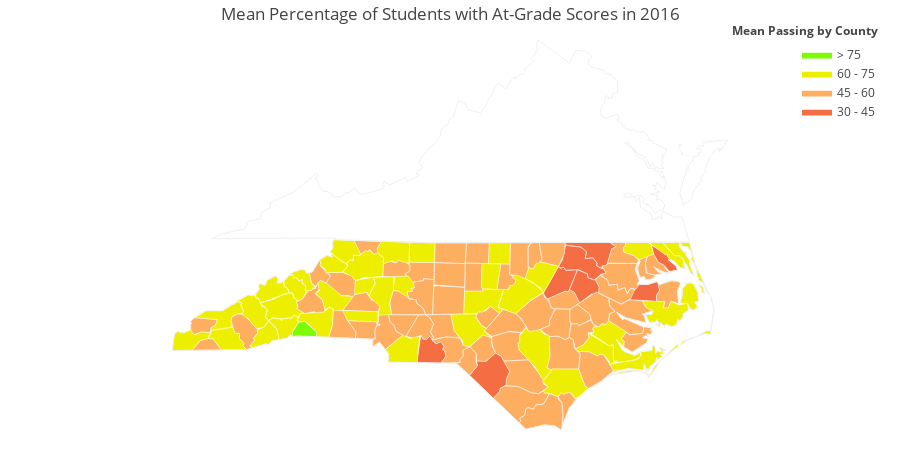

Source (notebook cell):
### Code cell
final16 = final[final.year == 2016]

glp_16 = final16.groupby('County name')['pct_glp'].agg('mean')
fips16= final16.groupby('County name')['FIPS'].agg('unique')

mean_glp = glp_16.tolist()
fips = fips16.tolist()

colorscale = [
    'rgb(165,0,38)',
    'rgb(244,109,67)',
    'rgb(253,174,97)',
    'rgb(238,238,0)',
    'rgb(124,252,0)',
    'rgb(48,128,20)'
]

fig = ff.create_choropleth(
    fips=fips, values=mean_glp, scope=['North Carolina', 'Virginia'],
     binning_endpoints=[30, 45, 60, 75], colorscale=colorscale,
    county_outline={'color': 'rgb(255,255,255)', 'width': 0.5}, round_legend_values=True,
    legend_title='Mean Passing by County', title="Mean Percentage of Students with At-Grade Scores in 2016"
)
py.offline.iplot(fig, filename='choropleth_nc_and_surr_states_outlines')

### Figure 1 — Plotly figure (JSON) as saved in the notebook; plotly's stock layout.template omitted (floating-point values rounded to 4 significant figures; data arrays with more than 128 entries replaced by an {"elided": "..."} marker saying what was removed)
{"data": [{"fill": "toself", "fillcolor": "rgb(165,0,38)", "hoverinfo": "none", "line": {"color": "rgb(255,255,255)", "width": 0.5}, "mode": "lines", "name": "< 30", "type": "scatter", "uid": "dc800927-58cd-4573-a91e-5eb5651909f5", "x": [], "y": []}, {"fill": "toself", "fillcolor": "rgb(244,109,67)", "hoverinfo": "none", "line": {"color": "rgb(255,255,255)", "width": 0.5}, "mode": "lines", "name": "30 - 45", "type": "scatter", "uid": "46f4f127-454a-4523-8e74-e76bfcd0a416", "x": [-80.31, -80.26, -80.23, -80.17, -80.11, -80.02, -79.93, -79.88, -79.9, -79.86, -79.85, -79.93, -80.32, -80.31, null, -77.83, -77.7, -77.53, -77.53, -77.4, -77.34, -77.35, -77.47, -77.67, -77.75, -77.83, null, -78.01, -77.94, -77.89, -77.64, -77.55, -77.57, -77.44, -77.38, -77.39, -77.26, -77.23, -77.31, -77.42, -77.53, -77.53, -77.68, -77.89, -77.92, -77.98, -78.01, null, -78.26, -78.01, -77.98, -77.92, -77.89, -77.7, -77.84, -77.9, -78.2, -78.26, null, -77.9, -77.17, -77.07, -77.14, -77.21, -77.23, -77.3, -77.3, -77.39, -77.38, -77.44, -77.57, -77.55, -77.64, -77.9, -77.9, null, -76.49, -76.23, -76.22, -76.18, -76.22, -76.08, -76.06, -76.19, -76.29, -76.38, -76.45, -76.49, null, -79.46, -79.33, -79.35, -79.19, -79.04, -78.94, -78.81, -78.86, -78.85, -78.96, -78.97, -79.07, -79.46, null, -76.85, -76.78, -76.69, -76.55, -76.4, -76.37, -76.35, -76.41, -76.41, -76.85, null], "y": [34.91, 35.21, 35.16, 35.15, 35.19, 35.09, 35.12, 35.04, 35.01, 34.98, 34.9, 34.81, 34.81, 34.91, null, 35.87, 36.15, 36.09, 36.04, 36.0, 35.91, 35.82, 35.8, 35.67, 35.83, 35.87, null, 36.2, 36.3, 36.51, 36.48, 36.41, 36.31, 36.32, 36.25, 36.21, 36.16, 36.11, 36.09, 36.0, 36.04, 36.09, 36.15, 36.14, 36.19, 36.18, 36.2, null, 35.82, 36.2, 36.18, 36.19, 36.14, 36.15, 35.84, 35.84, 35.73, 35.82, null, 36.54, 36.55, 36.48, 36.46, 36.25, 36.21, 36.21, 36.16, 36.21, 36.25, 36.32, 36.31, 36.41, 36.48, 36.5, 36.54, null, 36.51, 36.37, 36.33, 36.32, 36.3, 36.2, 36.15, 36.13, 36.22, 36.26, 36.36, 36.51, null, 34.63, 34.77, 34.84, 34.83, 34.95, 34.9, 34.69, 34.56, 34.5, 34.44, 34.4, 34.3, 34.63, null, 35.72, 35.85, 35.94, 35.94, 35.98, 35.95, 35.86, 35.79, 35.7, 35.72, null]}, {"fill": "toself", "fillcolor": "rgb(253,174,97)", "hoverinfo": "none", "line": {"color": "rgb(255,255,255)", "width": 0.5}, "mode": "lines", "name": "45 - 60", "type": "scatter", "uid": "6cc2b719-0474-4aa5-9b2b-e75377baa552", "x": {"elided": "694 float values"}, "y": {"elided": "694 float values"}}, {"fill": "toself", "fillcolor": "rgb(238,238,0)", "hoverinfo": "none", "line": {"color": "rgb(255,255,255)", "width": 0.5}, "mode": "lines", "name": "60 - 75", "type": "scatter", "uid": "66ab242b-864f-4bb8-8b81-fed384cc0e06", "x": {"elided": "672 float values"}, "y": {"elided": "672 float values"}}, {"fill": "toself", "fillcolor": "rgb(124,252,0)", "hoverinfo": "none", "line": {"color": "rgb(255,255,255)", "width": 0.5}, "mode": "lines", "name": "> 75", "type": "scatter", "uid": "80f8c996-f9f8-478b-8c0c-82beab0d4a81", "x": [-82.36, -82.26, -82.16, -81.96, -81.97, -82.33, -82.35, -82.36, null], "y": [35.24, 35.39, 35.41, 35.25, 35.19, 35.19, 35.19, 35.24, null]}, {"hoverinfo": "text", "legendgroup": "centroids", "marker": {"color": "white", "opacity": 0}, "mode": "markers", "name": "US Counties", "selected": {"marker": {"color": "white", "opacity": 1, "size": 3}}, "showlegend": false, "text": ["County: Onslow<br>State: North Carolina<br>FIPS: 37133<br>Value: 57.367647058823536", "County: Onslow<br>State: North Carolina<br>FIPS: 37133<br>Value: 57.367647058823536", "County: Onslow<br>State: North Carolina<br>FIPS: 37133<br>Value: 57.367647058823536", "County: Hyde<br>State: North Carolina<br>FIPS: 37095<br>Value: 60.5", "County: Hyde<br>State: North Carolina<br>FIPS: 37095<br>Value: 60.5", "County: Hyde<br>State: North Carolina<br>FIPS: 37095<br>Value: 60.5", "County: Hyde<br>State: North Carolina<br>FIPS: 37095<br>Value: 60.5", "County: Dare<br>State: North Carolina<br>FIPS: 37055<br>Value: 63.60909090909092", "County: Dare<br>State: North Carolina<br>FIPS: 37055<br>Value: 63.60909090909092", "County: Dare<br>State: North Carolina<br>FIPS: 37055<br>Value: 63.60909090909092", "County: Dare<br>State: North Carolina<br>FIPS: 37055<br>Value: 63.60909090909092", "County: Carteret<br>State: North Carolina<br>FIPS: 37031<br>Value: 71.20588235294116", "County: Carteret<br>State: North Carolina<br>FIPS: 37031<br>Value: 71.20588235294116", "County: Carteret<br>State: North Carolina<br>FIPS: 37031<br>Value: 71.20588235294116", "County: Carteret<br>State: North Carolina<br>FIPS: 37031<br>Value: 71.20588235294116", "County: Carteret<br>State: North Carolina<br>FIPS: 37031<br>Value: 71.20588235294116", "County: Carteret<br>State: North Carolina<br>FIPS: 37031<br>Value: 71.20588235294116", "County: Carteret<br>State: North Carolina<br>FIPS: 37031<br>Value: 71.20588235294116", "County: Alamance<br>State: North Carolina<br>FIPS: 37001<br>Value: 53.6657894736842", "County: Alexander<br>State: North Carolina<br>FIPS: 37003<br>Value: 63.15", "County: Alleghany<br>State: North Carolina<br>FIPS: 37005<br>Value: 56.475", "County: Anson<br>State: North Carolina<br>FIPS: 37007<br>Value: 44.64545454545454", "County: Ashe<br>State: North Carolina<br>FIPS: 37009<br>Value: 64.05999999999999", "County: Avery<br>State: North Carolina<br>FIPS: 37011<br>Value: 59.94615384615384", "County: Beaufort<br>State: North Carolina<br>FIPS: 37013<br>Value: 52.199999999999996", "County: Bertie<br>State: North Carolina<br>FIPS: 37015<br>Value: 52.2625", "County: Bladen<br>State: North Carolina<br>FIPS: 37017<br>Value: 53.12307692307692", "County: Brunswick<br>State: North Carolina<br>FIPS: 37019<br>Value: 56.99499999999999", "County: Buncombe<br>State: North Carolina<br>FIPS: 37021<br>Value: 62.94117647058823", "County: Burke<br>State: North Carolina<br>FIPS: 37023<br>Value: 61.4925925925926", "County: Cabarrus<br>State: North Carolina<br>FIPS: 37025<br>Value: 57.26590909090908", "County: Caldwell<br>State: North Carolina<br>FIPS: 37027<br>Value: 58.65384615384615", "County: Camden<br>State: North Carolina<br>FIPS: 37029<br>Value: 68.19999999999999", "County: Caswell<br>State: North Carolina<br>FIPS: 37033<br>Value: 47.1", "County: Catawba<br>State: North Carolina<br>FIPS: 37035<br>Value: 58.760465116279065", "County: Chatham<br>State: North Carolina<br>FIPS: 37037<br>Value: 60.96315789473684", "County: Cherokee<br>State: North Carolina<br>FIPS: 37039<br>Value: 63.800000000000004", "County: Chowan<br>State: North Carolina<br>FIPS: 37041<br>Value: 52.166666666666664", "County: Clay<br>State: North Carolina<br>FIPS: 37043<br>Value: 55.56666666666666", "County: Cleveland<br>State: North Carolina<br>FIPS: 37045<br>Value: 57.1344827586207", "County: Columbus<br>State: North Carolina<br>FIPS: 37047<br>Value: 52.765217391304354", "County: Craven<br>State: North Carolina<br>FIPS: 37049<br>Value: 64.02799999999999", "County: Cumberland<br>State: North Carolina<br>FIPS: 37051<br>Value: 57.11428571428571", "County: Currituck<br>State: North Carolina<br>FIPS: 37053<br>Value: 64.60000000000001", "County: Davidson<br>State: North Carolina<br>FIPS: 37057<br>Value: 58.126666666666665", "County: Davie<br>State: North Carolina<br>FIPS: 37059<br>Value: 62.63333333333333", "County: Duplin<br>State: North Carolina<br>FIPS: 37061<br>Value: 46.09374999999999", "County: Durham<br>State: North Carolina<br>FIPS: 37063<br>Value: 48.055", "County: Edgecombe<br>State: North Carolina<br>FIPS: 37065<br>Value: 34.761538461538464", "County: Forsyth<br>State: North Carolina<br>FIPS: 37067<br>Value: 49.584999999999994", "County: Franklin<br>State: North Carolina<br>FIPS: 37069<br>Value: 61.05625", "County: Gaston<br>State: North Carolina<br>FIPS: 37071<br>Value: 54.119607843137246", "County: Gates<br>State: North Carolina<br>FIPS: 37073<br>Value: 60.239999999999995", "County: Graham<br>State: North Carolina<br>FIPS: 37075<br>Value: 56.199999999999996", "County: Granville<br>State: North Carolina<br>FIPS: 37077<br>Value: 54.32941176470589", "County: Greene<br>State: North Carolina<br>FIPS: 37079<br>Value: 50.67999999999999", "County: Guilford<br>State: North Carolina<br>FIPS: 37081<br>Value: 54.21875", "County: Halifax<br>State: North Carolina<br>FIPS: 37083<br>Value: 42.04444444444445", "County: Harnett<br>State: North Carolina<br>FIPS: 37085<br>Value: 51.24166666666668", "County: Haywood<br>State: North Carolina<br>FIPS: 37087<br>Value: 68.24000000000001", "County: Henderson<br>State: North Carolina<br>FIPS: 37089<br>Value: 69.6625", "County: Hertford<br>State: North Carolina<br>FIPS: 37091<br>Value: 48.3", "County: Hoke<br>State: North Carolina<br>FIPS: 37093<br>Value: 55.33076923076922", "County: Iredell<br>State: North Carolina<br>FIPS: 37097<br>Value: 61.71333333333334", "County: Jackson<br>State: North Carolina<br>FIPS: 37099<br>Value: 53.98", "County: Johnston<br>State: North Carolina<br>FIPS: 37101<br>Value: 56.859090909090895", "County: Jones<br>State: North Carolina<br>FIPS: 37103<br>Value: 64.89999999999999", "County: Lee<br>State: North Carolina<br>FIPS: 37105<br>Value: 54.41333333333333", "County: Lenoir<br>State: North Carolina<br>FIPS: 37107<br>Value: 45.43333333333333", "County: Lincoln<br>State: North Carolina<br>FIPS: 37109<br>Value: 63.78260869565217", "County: Macon<br>State: North Carolina<br>FIPS: 37113<br>Value: 60.33636363636363", "County: Madison<br>State: North Carolina<br>FIPS: 37115<br>Value: 72.4", "County: Martin<br>State: North Carolina<br>FIPS: 37117<br>Value: 47.14", "County: McDowell<br>State: North Carolina<br>FIPS: 37111<br>Value: 59.666666666666664", "County: Mecklenburg<br>State: North Carolina<br>FIPS: 37119<br>Value: 59.00416666666667", "County: Mitchell<br>State: North Carolina<br>FIPS: 37121<br>Value: 65.23333333333333", "County: Montgomery<br>State: North Carolina<br>FIPS: 37123<br>Value: 45.14", "County: Moore<br>State: North Carolina<br>FIPS: 37125<br>Value: 60.72608695652174", "County: Nash<br>State: North Carolina<br>FIPS: 37127<br>Value: 42.74", "County: New Hanover<br>State: North Carolina<br>FIPS: 37129<br>Value: 59.699999999999974", "County: Northampton<br>State: North Carolina<br>FIPS: 37131<br>Value: 36.285714285714285", "County: Orange<br>State: North Carolina<br>FIPS: 37135<br>Value: 68.16874999999997", "County: Pamlico<br>State: North Carolina<br>FIPS: 37137<br>Value: 58.300000000000004", "County: Pasquotank<br>State: North Carolina<br>FIPS: 37139<br>Value: 41.35", "County: Pender<br>State: North Carolina<br>FIPS: 37141<br>Value: 62.18666666666666", "County: Perquimans<br>State: North Carolina<br>FIPS: 37143<br>Value: 58.23333333333333", "County: Person<br>State: North Carolina<br>FIPS: 37145<br>Value: 61.46666666666666", "County: Pitt<br>State: North Carolina<br>FIPS: 37147<br>Value: 48.02941176470589", "County: Polk<br>State: North Carolina<br>FIPS: 37149<br>Value: 76.81428571428572", "County: Randolph<br>State: North Carolina<br>FIPS: 37151<br>Value: 58.07435897435899", "County: Richmond<br>State: North Carolina<br>FIPS: 37153<br>Value: 53.25000000000001", "County: Robeson<br>State: North Carolina<br>FIPS: 37155<br>Value: 41.37857142857141", "County: Rockingham<br>State: North Carolina<br>FIPS: 37157<br>Value: 56.77692307692307", "County: Rowan<br>State: North Carolina<br>FIPS: 37159<br>Value: 46.282857142857154", "County: Rutherford<br>State: North Carolina<br>FIPS: 37161<br>Value: 63.56500000000001", "County: Sampson<br>State: North Carolina<br>FIPS: 37163<br>Value: 65.24545454545454", "County: Scotland<br>State: North Carolina<br>FIPS: 37165<br>Value: 51.991666666666674", "County: Stanly<br>State: North Carolina<br>FIPS: 37167<br>Value: 55.75238095238096", "County: Stokes<br>State: North Carolina<br>FIPS: 37169<br>Value: 61.30526315789472", "County: Surry<br>State: North Carolina<br>FIPS: 37171<br>Value: 69.03846153846153", "County: Swain<br>State: North Carolina<br>FIPS: 37173<br>Value: 61.86", "County: Transylvania<br>State: North Carolina<br>FIPS: 37175<br>Value: 62.05", "County: Tyrrell<br>State: North Carolina<br>FIPS: 37177<br>Value: 46.333333333333336", "County: Union<br>State: North Carolina<br>FIPS: 37179<br>Value: 69.98113207547168", "County: Vance<br>State: North Carolina<br>FIPS: 37181<br>Value: 48.25555555555555", "County: Wake<br>State: North Carolina<br>FIPS: 37183<br>Value: 65.68100558659216", "County: Warren<br>State: North Carolina<br>FIPS: 37185<br>Value: 46.73333333333333", "County: Washington<br>State: North Carolina<br>FIPS: 37187<br>Value: 44.550000000000004", "County: Watauga<br>State: North Carolina<br>FIPS: 37189<br>Value: 69.16", "County: Wayne<br>State: North Carolina<br>FIPS: 37191<br>Value: 45.34000000000001", "County: Wilkes<br>State: North Carolina<br>FIPS: 37193<br>Value: 62.247826086956515", "County: Wilson<br>State: North Carolina<br>FIPS: 37195<br>Value: 49.338461538461544", "County: Yadkin<br>State: North Carolina<br>FIPS: 37197<br>Value: 59.92857142857143", "County: Yancey<br>State: North Carolina<br>FIPS: 37199<br>Value: 72.5"], "type": "scatter", "uid": "adff4a22-affd-4b71-98d7-f998962e6d17", "unselected": {"marker": {"opacity": 0}}, "x": [[-77.14], [-77.21], [-77.43], [-75.75], [-75.92], [-76.27], [-76.25], [-75.66], [-75.54], [-75.67], [-75.86], [-76.14], [-76.53], [-76.45], [-76.56], [-76.6], [-76.89], [-76.67], -79.4, -81.18, -81.13, -80.1, -81.5, -81.92, -76.86, -76.98, -78.56, -78.24, -82.53, -81.7, -80.55, -81.55, -76.21, -79.33, -81.22, -79.26, -84.06, -76.61, -83.75, -81.56, -78.66, -77.09, -78.83, -76.01, -80.21, -80.54, -77.93, -78.88, -77.6, -80.26, -78.29, -81.18, -76.7, -83.83, -78.65, -77.68, -79.79, -77.65, -78.87, -82.98, -82.48, -76.98, -79.24, -80.87, -83.14, -78.37, -77.36, -79.17, -77.64, -81.22, -83.42, -82.71, -77.11, -82.05, -80.83, -82.16, -79.91, -79.48, -77.99, -77.88, -77.4, -79.12, -76.74, -76.28, -77.91, -76.44, -78.97, -77.37, -82.17, -79.81, -79.75, -79.1, -79.77, -80.52, -81.92, -78.37, -79.48, -80.25, -80.24, -80.69, -83.49, -82.8, -76.21, -80.53, -78.41, -78.65, -78.11, -76.58, -81.7, -78.0, -81.16, -77.92, -80.67, -82.31], "y": [[34.64], [34.61], [34.73], [35.19], [35.13], [35.32], [35.54], [35.88], [35.41], [36.0], [35.78], [35.0], [34.71], [34.72], [34.7], [34.67], [34.68], [34.84], 36.04, 35.92, 36.49, 34.97, 36.43, 36.08, 35.49, 36.07, 34.61, 34.07, 35.61, 35.75, 35.39, 35.95, 36.39, 36.39, 35.66, 35.7, 35.13, 36.15, 35.06, 35.33, 34.27, 35.12, 35.05, 36.4, 35.79, 35.93, 34.94, 36.04, 35.91, 36.13, 36.08, 35.29, 36.44, 35.35, 36.3, 35.48, 36.08, 36.26, 35.37, 35.56, 35.34, 36.36, 35.02, 35.81, 35.29, 35.52, 35.02, 35.48, 35.24, 35.49, 35.15, 35.86, 35.84, 35.68, 35.25, 36.01, 35.33, 35.31, 35.97, 34.23, 36.42, 36.06, 35.14, 36.3, 34.52, 36.21, 36.39, 35.59, 35.28, 35.71, 35.01, 34.64, 36.4, 35.64, 35.4, 34.99, 34.84, 35.31, 36.4, 36.41, 35.49, 35.2, 35.82, 34.99, 36.36, 35.79, 36.4, 35.82, 36.23, 35.36, 36.21, 35.71, 36.16, 35.9]}, {"hoverinfo": "text", "legendgroup": "States", "line": {"color": "rgb(240, 240, 240)", "width": 1}, "mode": "lines", "showlegend": false, "type": "scatter", "uid": "3a2e4432-ae1a-4a41-8336-35b3ea3bf907", "x": {"elided": "551 float values"}, "y": {"elided": "551 float values"}}], "layout": {"annotations": [{"showarrow": false, "text": "<b>Mean Passing by County</b>", "x": 1, "xanchor": "right", "xref": "paper", "y": 1.05, "yref": "paper"}], "dragmode": "select", "height": 450, "hovermode": "closest", "legend": {"traceorder": "reversed", "x": 1, "xanchor": "right", "y": 1, "yanchor": "top"}, "margin": {"b": 20, "l": 20, "r": 20, "t": 40}, "title": "Mean Percentage of Students with At-Grade Scores in 2016", "width": 900, "xaxis": {"autorange": false, "fixedrange": true, "range": [-86.81, -72.75], "showgrid": false, "showticklabels": false, "zeroline": false}, "yaxis": {"autorange": false, "fixedrange": true, "range": [33.84, 39.47], "showgrid": false, "showticklabels": false, "zeroline": false}}}
